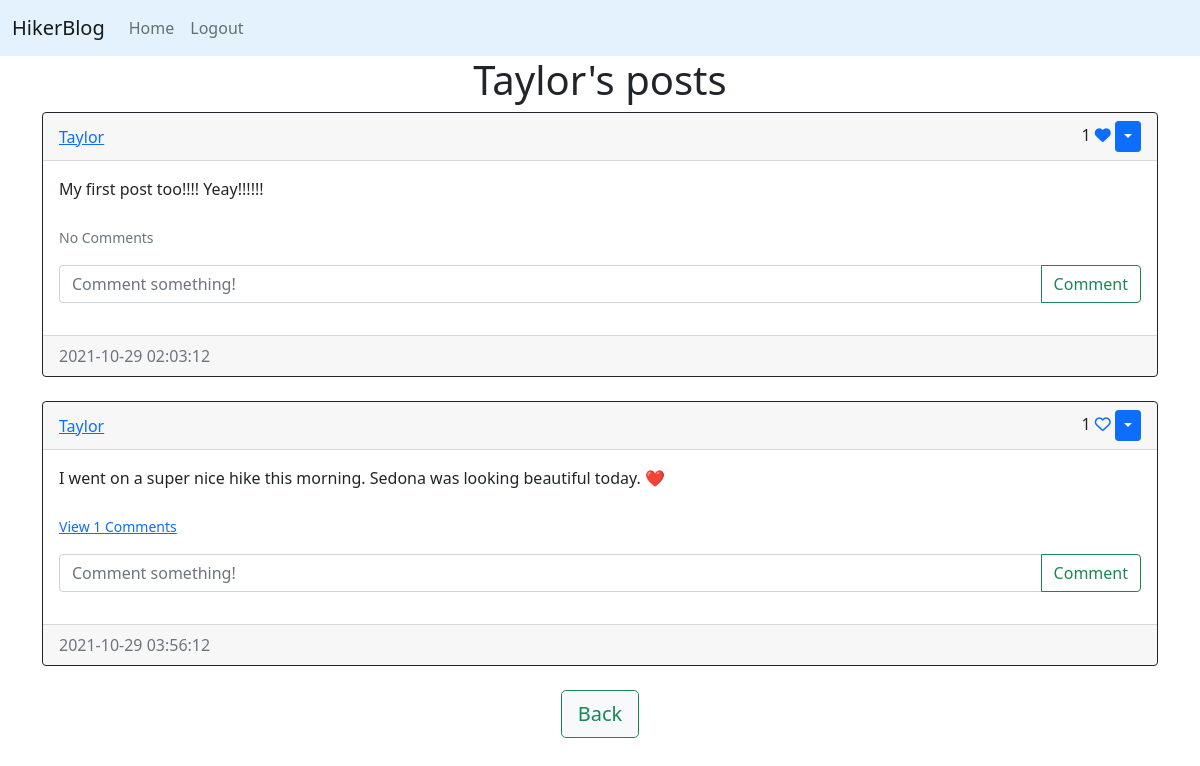
The page /posts/Taylor (signed in) on the database its author committed.
### sunny_app/models.py (models this page shows)
class User(db.Model, UserMixin):
    id = db.Column(db.Integer, primary_key=True)
    email = db.Column(db.String(150), unique=True)
    username = db.Column(db.String(150), unique=True)
    password = db.Column(db.String(150))
    date_created = db.Column(db.DateTime(timezone=True), default=func.now())
    posts = db.relationship('Post', backref='user', passive_deletes=True)
    comments = db.relationship('Comment', backref='user', passive_deletes=True)
    likes = db.relationship('Like', backref='user', passive_deletes=True)

class Post(db.Model):
    id = db.Column(db.Integer, primary_key=True)
    text = db.Column(db.Text, nullable=False)
    date_created = db.Column(db.DateTime(timezone=True), default=func.now())
    author = db.Column(db.Integer, db.ForeignKey(
        'user.id', ondelete="CASCADE"), nullable=False)
    comments = db.relationship('Comment', backref='post', passive_deletes=True)
    likes = db.relationship('Like', backref='post', passive_deletes=True)

### sunny_app/views.py (the view)
@views.route("/posts/<username>")
@login_required
def posts(username):
    user = User.query.filter_by(username=username).first()
    if not user:
        flash('No user with that username exists.', category='error')
        return redirect(url_for('views.home'))
    posts = user.posts
    return render_template("posts.html", user=current_user, posts=posts, username=username)

### sunny_app/__init__.py (called while the page is built)
def create_app():
    app = Flask(__name__)
    app.config['SECRET_KEY'] = "helloworld"
    app.config['SQLALCHEMY_DATABASE_URI'] = f'sqlite:///{DB_NAME}'
    db.init_app(app)
    from .views import views
    from .auth import auth
    app.register_blueprint(views, url_prefix="/")
    app.register_blueprint(auth, url_prefix="/")
    from .models import User, Post, Comment, Like
    create_database(app)
    login_manager = LoginManager()
    login_manager.login_view = "auth.login"
    login_manager.init_app(app)
    @login_manager.user_loader
    def load_user(id):
        return User.query.get(int(id))
    return app

### sunny_app/templates/posts.html (shortened to what this page needs)
{% extends "posts_div.html" %}  {% block header %} {{username}}'s posts {% endblock %} {% block footer %}
<div align="center">
  <a href="/home"
    ><button type="button" class="btn btn-light btn-outline-success btn-lg">
      Back
    </button></a
  >
</div>
{% endblock %}

### sunny_app/templates/posts_div.html (shortened to what this page needs)
{% extends "base.html" %} {% block title %}Home{% endblock %} {% block content
%}
<h1 align="center">{% block header %}Posts{% endblock %}</h1>
<div id="posts">
  {% for post in posts %}
  <div class="card border-dark">
    <div class="card-header d-flex justify-content-between align-items-center">
      <a href="/posts/{{post.user.username}}">{{post.user.username}}</a>
      <div>
        {{post.likes|length}} {% if user.id in
        post.likes|map(attribute="author")|list %}
        <a href="/like-post/{{post.id}}"><i class="fas fa-heart"></i></a>
        {% else %}
        <a href="/like-post/{{post.id}}"><i class="far fa-heart"></i></a>
        {% endif %} {% if user.id == post.author %}
        <div class="btn-group">
          <button
            type="button"
            class="btn btn-sm btn-primary dropdown-toggle"
            data-bs-toggle="dropdown"
          ></button>
        </div>
        {% endif %}
      </div>
    </div>
    <div class="card-body">
      <div class="card-text">{{post.text}}</div>
      <br />
      <p class="card-text">
        {% if post.comments|length > 0 %}
        <a data-bs-toggle="collapse" href="#comments-{{post.id}}" role="button">
          <small>View {{post.comments|length}} Comments</small>
        </a>
        {% else %}
        <small class="text-muted">No Comments</small>
        {% endif %}
      </p>
      <form
        class="input-group mb-3"
        method="POST"
        action="/create-comment/{{post.id}}"
      >
        <input
          type="text"
          id="text"
          name="text"
          class="form-control"
          placeholder="Comment something!"
        />
        <button type="submit" class="btn btn-outline-success">Comment</button>
      </form>
    </div>
    <div class="card-footer text-muted">{{post.date_created}}</div>
  </div>
  <br/ > {% endfor %}
</div>
{% block footer %}{% endblock %} {% endblock %}

### sunny_app/static/css/main.css (style rules this page uses)
body { background: url("https://mdbootstrap.com/img/Photos/Others/images/76.jpg") no-repeat center center fixed; -webkit-background-size: cover; -moz-background-size: cover; background-size: cover; -o-background-size: cover; }

### rows shown on the page
User: username "Taylor"
Post: user.username "Taylor", likes|length "1", text "My first post too!!!! Yeay!!!!!!", shows "No Comments", date_created "2021-10-29 02:03:12"
Post: user.username "Taylor", likes|length "1", text "I went on a super nice hike this morning. Sedona was looking beautiful today. ❤️", comments|length "1", date_created "2021-10-29 03:56:12"
